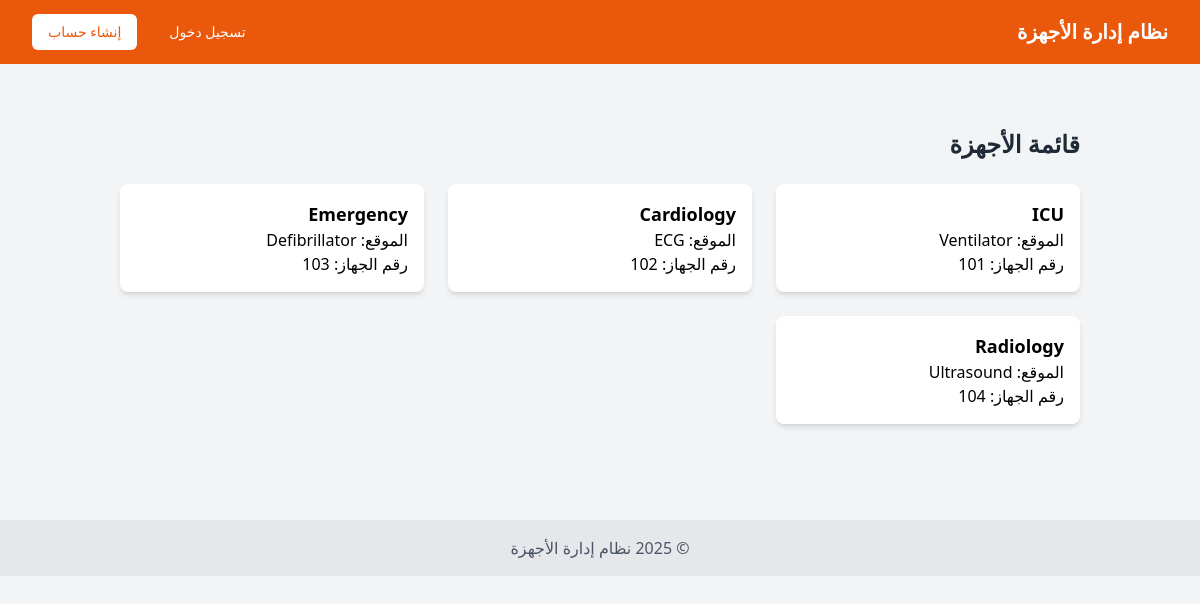
The page /user_dashboard/devices/ (signed in) on the database its author committed.
### admin_dashboard/models.py (models this page shows, shortened)
class Device(models.Model):
    name = models.CharField(max_length=255, verbose_name="اسم الجهاز")
    device_number = models.CharField(max_length=255, verbose_name="رقم الجهاز")  # تأكد من وجود هذا الحقل
    function = models.CharField(max_length=255, verbose_name="وظيفة الجهاز")
    location = models.CharField(max_length=255, verbose_name="موقع الجهاز")
    created_at = models.DateTimeField(auto_now_add=True)
    updated_at = models.DateTimeField(auto_now=True)
    class Meta:
        verbose_name = "جهاز"
        verbose_name_plural = "الأجهزة"

### user_dashboard/views.py (the view)
# urls.py: path('devices/', views.devices_list, name='devices_list'),  # المسار المطلوب
@login_required
def devices_list(request):
    devices = Device.objects.all()
    return render(request, 'user_dashboard/devices_list.html', {'devices': devices})

### user_dashboard/templates/user_dashboard/devices_list.html
{% extends 'shared_app/base.html' %}
{% block content %}
<div class="container mx-auto px-4 py-8">
    <h2 class="text-2xl font-bold mb-6 text-gray-800">قائمة الأجهزة</h2>
    <div class="grid grid-cols-1 md:grid-cols-2 lg:grid-cols-3 gap-6">
        {% for device in devices %}
        <div class="bg-white rounded-lg shadow-md p-4">
            <h3 class="text-lg font-bold">{{ device.name }}</h3>
            <p>الموقع: {{ device.location }}</p>
            <p>رقم الجهاز: {{ device.device_number }}</p>
        </div>
        {% empty %}
        <p>لا توجد أجهزة متاحة حالياً.</p>
        {% endfor %}
    </div>
</div>
{% endblock %}

### rows shown on the page
Device: name "ICU", location "Ventilator", device_number "101"
Device: name "Cardiology", location "ECG", device_number "102"
Device: name "Emergency", location "Defibrillator", device_number "103"
Device: name "Radiology", location "Ultrasound", device_number "104"
